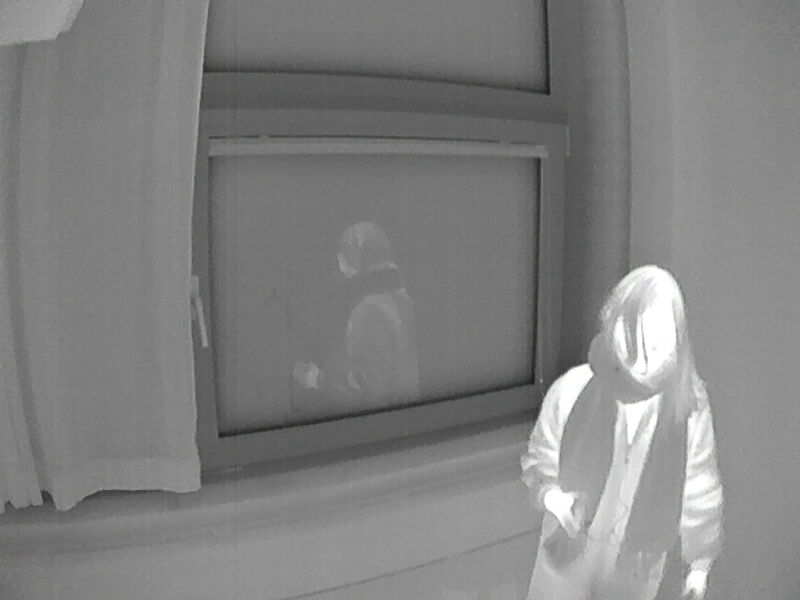
#> input picture cameramatching/ircam.png, 800 x 600 px
$ python applytransform.py
#> lines starting #> are read from the running program, lines starting #| are printed output that depends on the picture; after the words box and inside, x2 and y2 are one past the last pixel; in counts of white or black regions, pixels touching at a corner belong together
#!/usr/bin/env python3

import numpy as np
import cv2

img_ircam = cv2.imread("ircam.png")
#> img_ircam is the input picture: shape (600, 800, 3); mean B, G, R 128.3, 128.4, 128.3
img_zed = cv2.imread("zedcam.png")
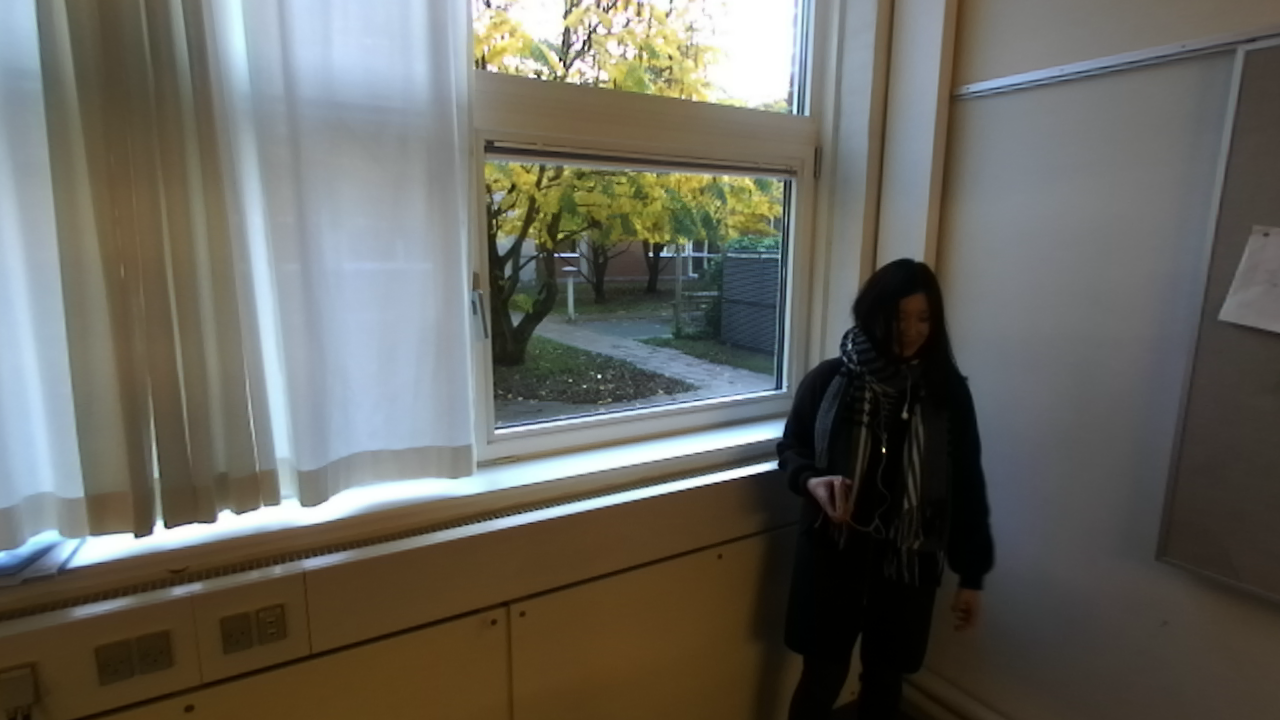
#> input picture cameramatching/zedcam.png, 1280 x 720 px
#> img_zed is the input picture: shape (720, 1280, 3); mean B, G, R 94.3, 101.8, 103

h,w = img_zed.shape[:2]
#> h = 720; w = 1280

ircam_corners = np.float32([[210.8,157.2], [540.8,158.8], [534.8,383.8],[221.3,436.3]])
zedcam_corners = np.float32([[486.7,161.8], [795.7,178.3], [788.2,391.3], [495.7,433.2]])

zedcam_features = np.float32([[810.7,115.3],[819.7,145.3],[797.2,178.3],[917.2,262.3],[480.7,274.3],[486.7,160.3],[476.2,68.75],[474.8,109.3],[473.2,313.3],[495.7,433.2],[489.8,335.8],[486.7,335.8],[309.7,506.8],[294.8,497.8],[885.7,449.7],[788.2,385.3],[964.2,607.2],[805,499.7],[785.5,436.3],[874.9,273.1],[916.3,381.9],[872.3,388.3],[846.4,363.7],[841.2,357.3],[517.5,458.3],[638.2,95.75],[639.7,154.3],[635.2,170.8],[641.2,415.3]])

ircam_features = np.float32([[550.2,93.45],[569.1,124.6],[541.3,159.1],[661.5,268.2],[198.5,274.9],[210.7,155.8],[204,72.3],[200.7,110.1],[192.9,319.4],[219.6,473.4],[209.6,345],[202.9,348.4],[62.65,509.8],[41.5,492],[628.1,461.9],[542.4,380.6],[694.5,590.8],[544.5,511.3],[529.5,440.8],[630,271.2],[661.5,394.3],[618,401.8],[594,373.3],[591,364.3],[243,466.3],[374.2,76.25],[374.2,137.8],[372.8,157.2],[375.8,413.8]])

box_corners = np.float32([[[520,265],[520+205,265],[520+205,265+330],[520,265+330]]])
pts = np.int32(box_corners[0].reshape(-1,1,2))
cv2.polylines(img_ircam,[pts],True,(0,0,255))
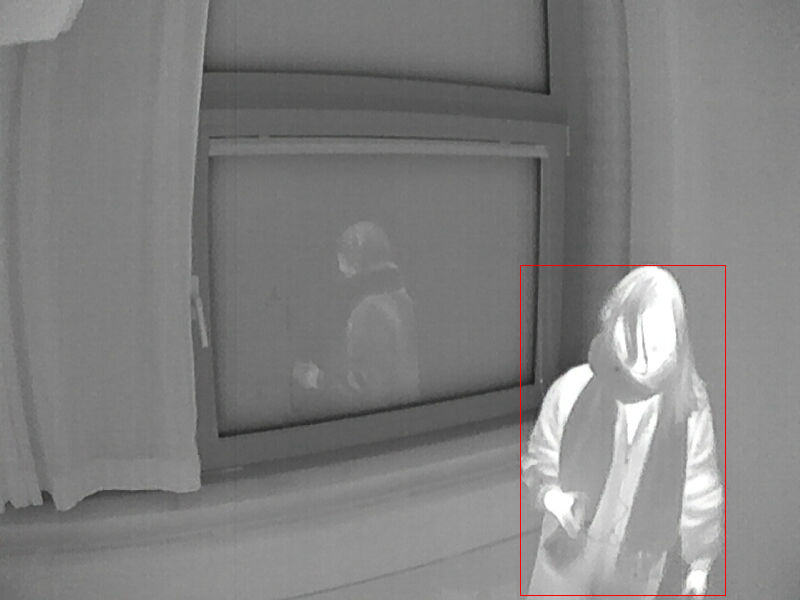
#> img_ircam: shape (600, 800, 3); 0.22% of pixels changed, all inside (x1, y1, x2, y2) = (520, 265, 726, 596)
cv2.imshow("box1",img_ircam)

tform, mask = cv2.findHomography(ircam_features, zedcam_features)

warped = cv2.warpPerspective(img_ircam, tform, (w,h))
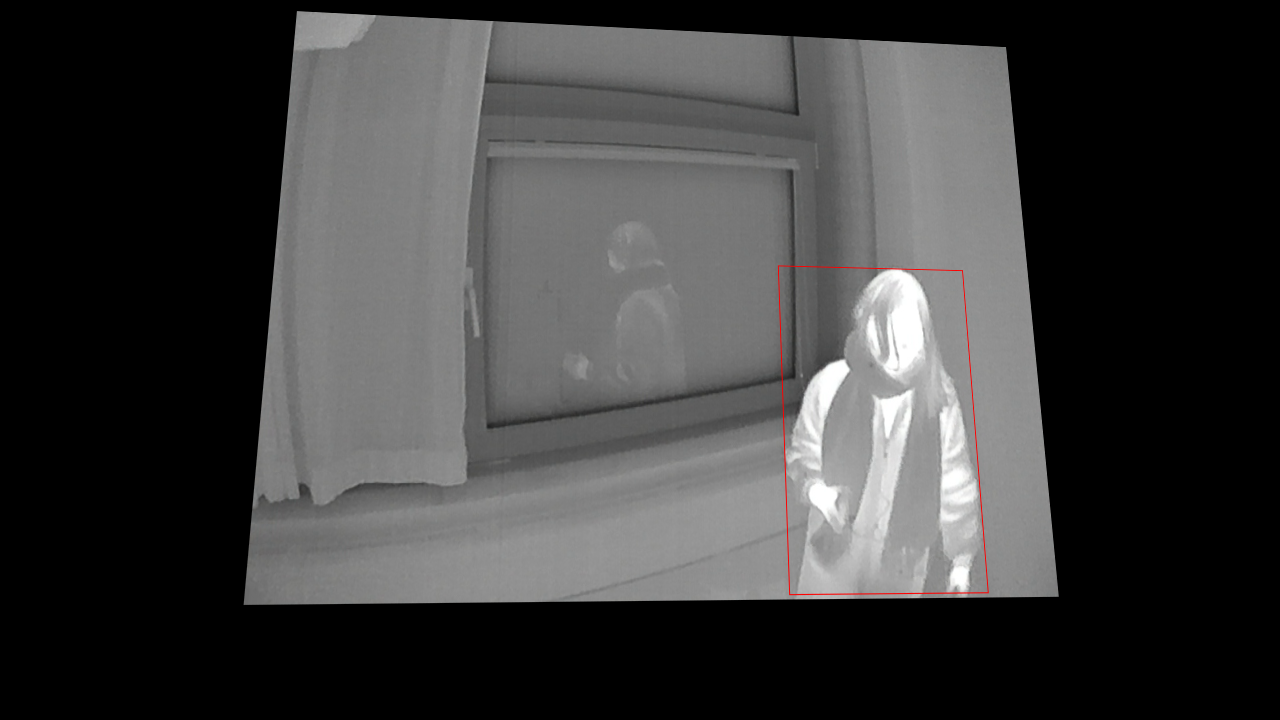
#> warped: shape (720, 1280, 3); mean B, G, R 60.7, 60.8, 61
box_warped = cv2.perspectiveTransform(box_corners, tform)

print(box_warped)
pts = np.int32(box_warped[0]).reshape((-1,1,2))
cv2.polylines(img_zed,[pts],True,(0,255,255))
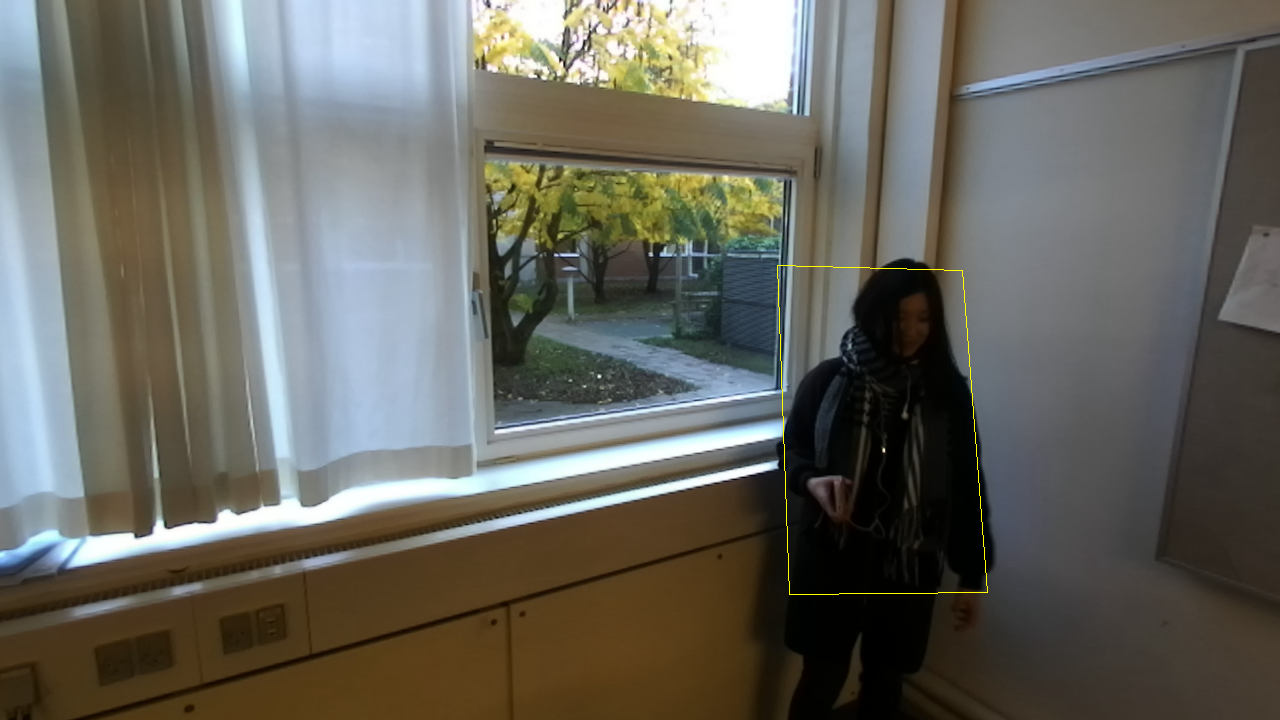
#> img_zed: shape (720, 1280, 3); 0.11% of pixels changed, all inside (x1, y1, x2, y2) = (777, 265, 988, 595)
cv2.imshow("box2",img_zed)

for i in zedcam_corners:
	i = np.uint32(i)
	warped[i[1],i[0]] = [0,0,255]
#> warped: shape (720, 1280, 3); under 0.01% of pixels changed, all inside (x1, y1, x2, y2) = (486, 161, 796, 434)


#cv2.imshow("dst", warped)
key = cv2.waitKey(0) & 0xFF
#> (key q is pressed here)
if key == ord("q"): cv2.destroyAllWindows()
